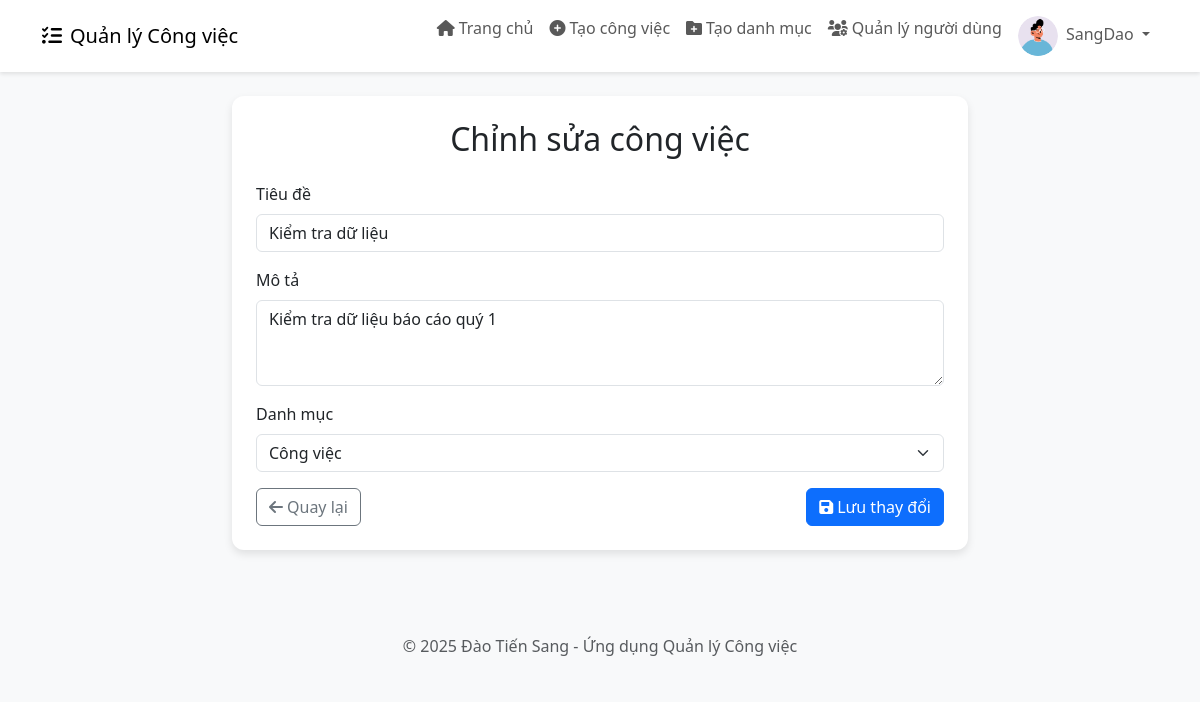
Screenshot of /task/4/edit (signed in) with the database file from the repository.
### app.py (models this page shows)
class Task(db.Model):
    id = db.Column(db.Integer, primary_key=True)
    title = db.Column(db.String(100), nullable=False)
    description = db.Column(db.Text, nullable=True)
    status = db.Column(db.String(20), default='Chưa hoàn thành')
    created = db.Column(db.DateTime, default=lambda: datetime.now(vietnam_tz))  # Lưu thời gian theo múi giờ Việt Nam
    finished = db.Column(db.DateTime, nullable=True)
    user_id = db.Column(db.Integer, db.ForeignKey('user.id'), nullable=False)
    category_id = db.Column(db.Integer, db.ForeignKey('category.id'), nullable=True)

class Category(db.Model):
    id = db.Column(db.Integer, primary_key=True)
    name = db.Column(db.String(100), nullable=False)
    description = db.Column(db.Text, nullable=True)
    tasks = db.relationship('Task', backref='category', lazy=True)

### app.py (the view, shortened to what this page needs)
@app.route('/task/<int:task_id>/edit', methods=['GET', 'POST'])
def edit_task(task_id):
    if 'user_id' not in session:
        return redirect(url_for('login'))
    task = Task.query.get_or_404(task_id)
    if task.user_id != session['user_id'] and not session.get('is_admin'):
        flash('Bạn không có quyền chỉnh sửa công việc này!', 'danger')
        return redirect(url_for('dashboard'))
    categories = Category.query.all()
    return render_template('edit_task.html', task=task, categories=categories)

### templates/edit_task.html (shortened to what this page needs)
{% extends 'base.html' %}
{% block content %}
<div class="row justify-content-center">
    <div class="col-md-8">
        <div class="card p-4">
            <h2 class="text-center mb-4">Chỉnh sửa công việc</h2>
            <form method="POST" action="{{ url_for('edit_task', task_id=task.id) }}">
                <div class="mb-3">
                    <label for="title" class="form-label">Tiêu đề</label>
                    <input type="text" class="form-control" id="title" name="title" value="{{ task.title }}" required>
                </div>
                <div class="mb-3">
                    <label for="description" class="form-label">Mô tả</label>
                    <textarea class="form-control" id="description" name="description" rows="3">{{ task.description }}</textarea>
                </div>
                <div class="mb-3">
                    <label for="category_id" class="form-label">Danh mục</label>
                    <select class="form-select" id="category_id" name="category_id">
                        {% for category in categories %}
                        <option value="{{ category.id }}" {% if task.category_id == category.id %}selected{% endif %}>{{ category.name }}</option>
                        {% endfor %}
                    </select>
                </div>
                <div class="d-flex justify-content-between">
                    <a href="{{ url_for('dashboard') }}" class="btn btn-outline-secondary">
                        <i class="fas fa-arrow-left me-1"></i>Quay lại
                    </a>
                    <button type="submit" class="btn btn-primary">
                        <i class="fas fa-save me-1"></i>Lưu thay đổi
                    </button>
                </div>
            </form>
        </div>
    </div>
</div>
{% endblock %}

### templates/base.html (style rules this page uses)
body { background-color: #f8f9fa; font-family: 'Segoe UI', Tahoma, Geneva, Verdana, sans-serif; }
.card { border: none; border-radius: 12px; box-shadow: 0 4px 8px rgba(0, 0, 0, 0.1); transition: transform 0.3s ease, box-shadow 0.3s ease; margin-bottom: 20px; }

### rows the page displays
Task: title "Kiểm tra dữ liệu", description "Kiểm tra dữ liệu báo cáo quý 1", category_id "Công việc"

### other values shown
{{ session.get('username') }} "SangDao"
